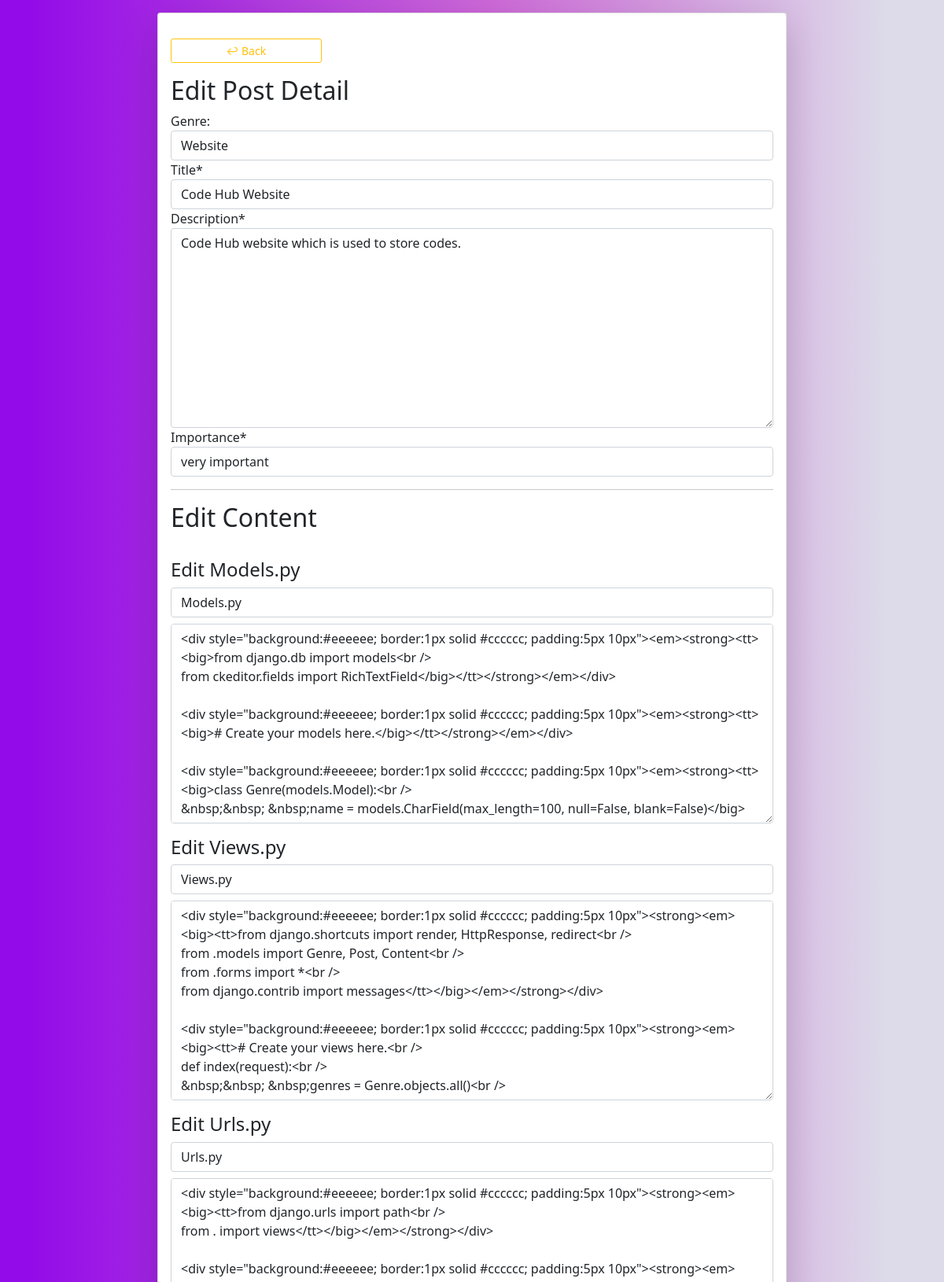
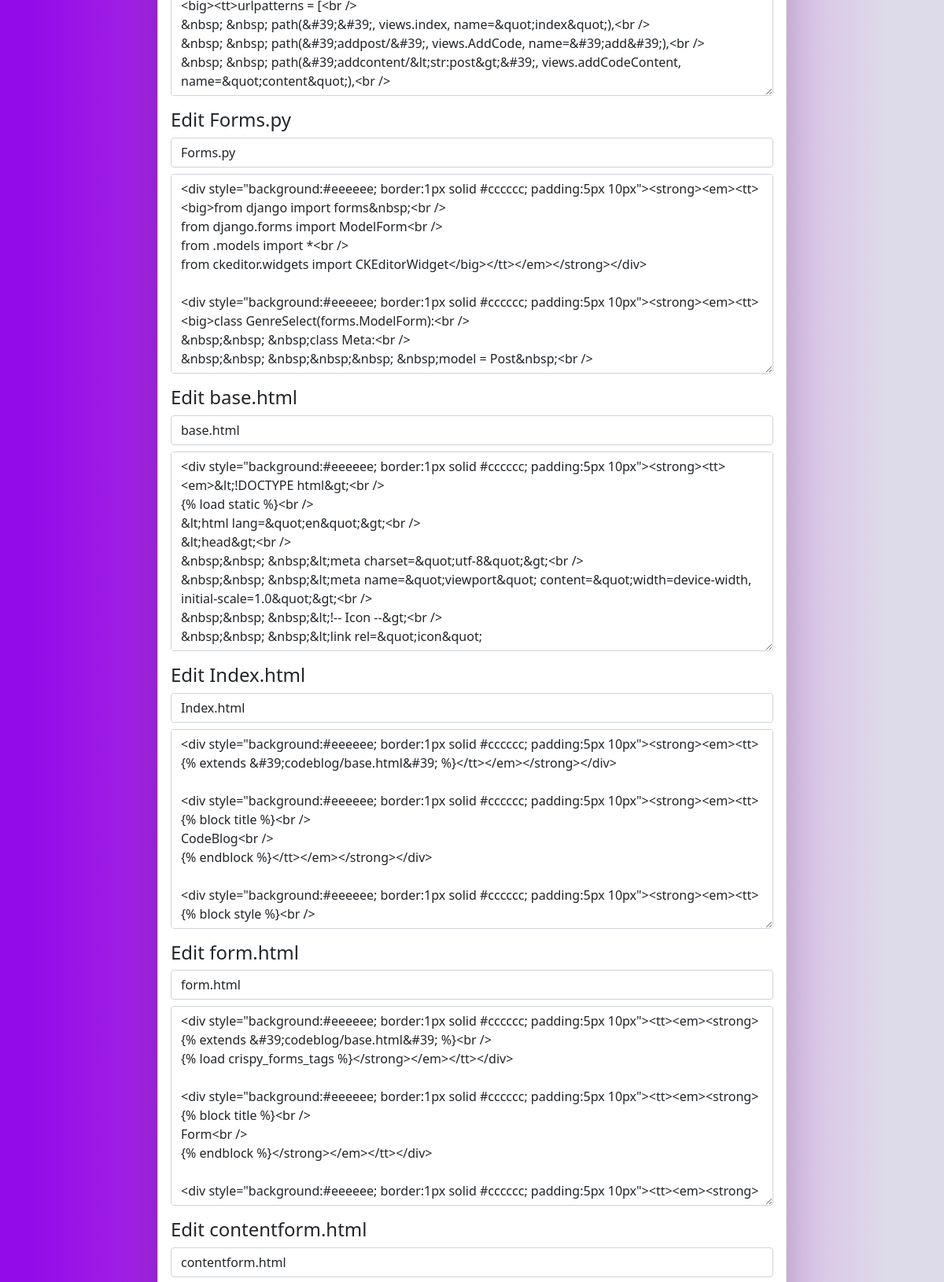
Page /editpost/85 (signed in, upper part) on the committed database (2 pictures, top to bottom).
### codeblog/models.py (models this page shows, shortened)
class Post(models.Model):
	genre = models.ForeignKey(Genre, on_delete=models.SET_NULL, null=True, blank=True )
	title = models.CharField(max_length=100, null=False, blank=False)
	description = models.TextField()
	primary = 'primary'
	secondary = 'secondary'
	success = 'success'
	danger = 'danger'
	warning = 'warning'
	info = 'info'
	dark = 'dark'
	IMPORTANCE_CHOICES = [
        (primary, 'important'),
        (secondary, 'not important'),
        (success, 'very important'),
        (danger, 'urgent'),
        (warning, 'temporary'),
        (info, 'moderate'),
        (dark, 'least important'),
    ]
	importance = models.CharField(max_length=100, null=False, blank=False,
		choices=IMPORTANCE_CHOICES, default=info)
	timestamp = models.DateTimeField(auto_now=False, auto_now_add=True)

class Content(models.Model):
    post = models.ForeignKey(Post, on_delete=models.CASCADE, null=False, blank=False)
    heading = models.CharField(max_length=100, null=False, blank=False)
    code = RichTextField(blank=False, null=False)

### codeblog/views.py (the view, shortened to what this page needs)
# urls.py: path('editpost/<str:pk>', views.EditPost, name="edit"),
@login_required
def EditPost(request, pk):
	post = Post.objects.get(pk=pk)
	form = CodeForm(instance=post)
	genre = GenreSelect(instance=post)
	formlist = []
	formId = []
	post_content = post.content_set.all()
	for content in post_content:
		contentform = ContentForm(instance=content)
		contentform.prefix = content.id
		formId.append(content.id)
		formlist.append(contentform)
	context = {
		'form':form ,
		'genreform':genre,
		"formlist":formlist,
		'postId':post.id
	}
	return render(request, 'codeblog/edit.html', context)

### codeblog/forms.py
class CodeForm(forms.ModelForm):
	class Meta:
		model = Post
		fields = ('title', 'description', 'importance')
		widgets = {
		   'title': forms.TextInput(attrs={'class': 'form-control'}),
		   'description': forms.Textarea(attrs={'class': 'form-control'}),
		   'importance': forms.Select(attrs={'class': 'form-control'})
		}

class GenreSelect(forms.ModelForm):
	class Meta:
		model = Post
		fields = ['genre']
		widgets = {
		'genre': forms.Select(attrs={'class': 'form-control'})
		}

### codeblog/models.py (called while the page is built)
	def __str__(self):
		return self.name

### codeblog/templates/codeblog/edit.html (shortened to what this page needs)
{% extends 'codeblog/base.html' %}
{% load crispy_forms_tags %}
{% block content %}
<section class="container-fluid">
	<div class="row justify-content-center">
		<div class="col-md-8 my-3 card p-3 shadow-lg">
			<a href="{% url 'index' %}" class="btn btn-outline-warning w-25 my-3 btn-sm">&#8617; Back</a>
			<h2>Edit Post Detail</h2>
			<form method="POST" action="{% url 'edit' postId %}">
				{{genreform}}
			    {{form|crispy}}
			    <hr><h2>Edit Content</h2><br>
				{% for contentform in formlist %}
				<h4>Edit {{contentform.heading.value}}</h4>
				<h6>{{contentform.heading}}</h6>
				<div class="form-group">
					<p>{{contentform.code|safe}}</p>
				</div>
				{% endfor %}
			</form>
		</div>
	</div>
</section>
{% endblock %}

### codeblog/templates/codeblog/base.html (style rules this page uses)
body { animation: fadeInAnimation ease 0.5s; animation-iteration-count: 1; animation-fill-mode: forwards; background: rgb(147,11,232); background: linear-gradient(90deg, rgba(147,11,232,1) 3%, rgba(206,105,217,1) 52%, rgba(221,219,233,1) 94%); }

### rows in the picture
Post: genre "Website", title "Code Hub Website", description "Code Hub website which is used to store codes.", importance "very important"
Content: heading.value "Models.py"
Content: heading.value "Views.py"
Content: heading.value "Urls.py"
Content: heading.value "Forms.py"
Content: heading.value "base.html"
Content: heading.value "Index.html"
Content: heading.value "form.html"
Content: heading.value "contentform.html"
